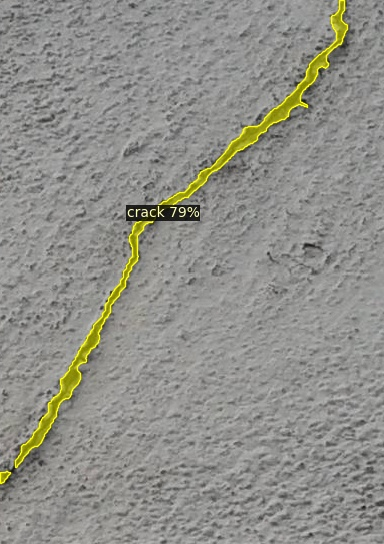
#> input picture my_test_result.jpg, 384 x 544 px; its folder holds only this picture in this run
$ python convert_deepcracks_to_coco.py --images-dir .. --masks-dir .. --output-json out.png
#> lines starting #> are read from the running program, lines starting #| are printed output that depends on the picture; after the words box and inside, x2 and y2 are one past the last pixel; in counts of white or black regions, pixels touching at a corner belong together
"""
Convert DeepCracks dataset format to COCO format for SparseInst training.

DeepCracks format:
    - images/ folder containing images
    - masks/ folder containing binary mask images (same filenames)

COCO format:
    - JSON annotation file with images, annotations, and categories
    - Images folder (can be same as input)
"""
import os
import json
import cv2
import numpy as np
from pathlib import Path
from tqdm import tqdm
import argparse
from pycocotools import mask as mask_util


def binary_mask_to_rle(binary_mask):
    """Convert binary mask to RLE format."""
    rle = mask_util.encode(np.asfortranarray(binary_mask.astype(np.uint8)))
    rle['counts'] = rle['counts'].decode('utf-8')
    return rle


def find_instances_in_mask(mask):
    """
    Find individual crack instances in a binary mask using connected components.
    Each connected component is treated as a separate instance.
    """
    # Convert to binary if needed
    if len(mask.shape) == 3:
        mask = cv2.cvtColor(mask, cv2.COLOR_BGR2GRAY)

    # Threshold to ensure binary
    _, binary = cv2.threshold(mask, 127, 255, cv2.THRESH_BINARY)

    # Find connected components
    num_labels, labels, stats, centroids = cv2.connectedComponentsWithStats(binary, connectivity=8)

    instances = []
    for i in range(1, num_labels):  # Skip background (label 0)
        # Get mask for this instance
        instance_mask = (labels == i).astype(np.uint8) * 255

        # Get bounding box from stats
        x = int(stats[i, cv2.CC_STAT_LEFT])
        y = int(stats[i, cv2.CC_STAT_TOP])
        w = int(stats[i, cv2.CC_STAT_WIDTH])
        h = int(stats[i, cv2.CC_STAT_HEIGHT])
        area = int(stats[i, cv2.CC_STAT_AREA])

        # Skip very small instances (noise)
        if area < 10:  # Minimum area threshold
            continue

        # Convert mask to RLE
        rle = binary_mask_to_rle(instance_mask)

        instances.append({
            'mask': instance_mask,
            'bbox': [x, y, w, h],
            'area': area,
            'rle': rle
        })

    return instances


def convert_deepcracks_to_coco(images_dir, masks_dir, output_json, dataset_name="deepcracks"):
    """
    Convert DeepCracks dataset to COCO format.

    Args:
        images_dir: Path to directory containing images
        masks_dir: Path to directory containing mask images
        output_json: Path to output COCO JSON file
        dataset_name: Name of the dataset
    """
    # COCO format structure
    coco_data = {
        "info": {
            "description": f"{dataset_name} dataset for crack detection",
            "version": "1.0",
            "year": 2024
        },
        "licenses": [],
        "categories": [
            {
                "id": 1,
                "name": "crack",
                "supercategory": "defect"
            }
        ],
        "images": [],
        "annotations": []
    }

    # Get all image files
    image_extensions = {'.jpg', '.jpeg', '.png', '.bmp', '.tif', '.tiff'}
    image_files = []
    for ext in image_extensions:
        image_files.extend(Path(images_dir).glob(f'*{ext}'))
        image_files.extend(Path(images_dir).glob(f'*{ext.upper()}'))

    image_files = sorted(image_files)
    print(f"Found {len(image_files)} images")

    image_id = 1
    annotation_id = 1

    for img_path in tqdm(image_files, desc="Converting images"):
        # Find corresponding mask
        mask_path = Path(masks_dir) / img_path.name

        # Try different extensions if exact match not found
        if not mask_path.exists():
            found = False
            for ext in image_extensions:
                alt_mask_path = Path(masks_dir) / (img_path.stem + ext)
                if alt_mask_path.exists():
                    mask_path = alt_mask_path
                    found = True
                    break
            if not found:
                print(f"Warning: No mask found for {img_path.name}, skipping...")
                continue

        # Read image to get dimensions
        img = cv2.imread(str(img_path))
        if img is None:
            print(f"Warning: Could not read image {img_path}, skipping...")
            continue

        height, width = img.shape[:2]

        # Read mask
        mask = cv2.imread(str(mask_path), cv2.IMREAD_GRAYSCALE)
        if mask is None:
            print(f"Warning: Could not read mask {mask_path}, skipping...")
            continue

        # Resize mask if dimensions don't match
        if mask.shape[:2] != (height, width):
            mask = cv2.resize(mask, (width, height), interpolation=cv2.INTER_NEAREST)

        # Add image info
        image_info = {
            "id": image_id,
            "file_name": img_path.name,
            "width": width,
            "height": height
        }
        coco_data["images"].append(image_info)

        # Find instances in mask
        instances = find_instances_in_mask(mask)

        # Add annotations for each instance
        for instance in instances:
            annotation = {
                "id": annotation_id,
                "image_id": image_id,
                "category_id": 1,  # crack category
                "segmentation": instance['rle'],
                "area": instance['area'],
                "bbox": instance['bbox'],  # [x, y, width, height]
                "iscrowd": 0
            }
            coco_data["annotations"].append(annotation)
            annotation_id += 1

        image_id += 1

    # Save COCO JSON
    with open(output_json, 'w') as f:
        json.dump(coco_data, f, indent=2)

    print(f"\nConversion complete!")
    print(f"Total images: {len(coco_data['images'])}")
    print(f"Total annotations: {len(coco_data['annotations'])}")
    print(f"Output saved to: {output_json}")

    return coco_data


def main():
    parser = argparse.ArgumentParser(description="Convert DeepCracks dataset to COCO format")
    parser.add_argument(
        "--images-dir",
        type=str,
        required=True,
        help="Path to directory containing images"
    )
    parser.add_argument(
        "--masks-dir",
        type=str,
        required=True,
        help="Path to directory containing mask images"
    )
    parser.add_argument(
        "--output-json",
        type=str,
        required=True,
        help="Path to output COCO JSON file"
    )
    parser.add_argument(
        "--dataset-name",
        type=str,
        default="deepcracks",
        help="Name of the dataset (default: deepcracks)"
    )

    args = parser.parse_args()

    # Validate paths
    if not os.path.isdir(args.images_dir):
        raise ValueError(f"Images directory does not exist: {args.images_dir}")
    if not os.path.isdir(args.masks_dir):
        raise ValueError(f"Masks directory does not exist: {args.masks_dir}")

    # Create output directory if needed
    os.makedirs(os.path.dirname(args.output_json) or '.', exist_ok=True)

    # Convert
    convert_deepcracks_to_coco(
        args.images_dir,
        args.masks_dir,
        args.output_json,
        args.dataset_name
    )
#> in convert_deepcracks_to_coco, img is the input picture: shape (544, 384, 3); mean B, G, R 137.5, 144, 144.2
#> in convert_deepcracks_to_coco, `mask = cv2.imread(str(mask_path), cv2.IMREAD_GRAYSCALE)`:
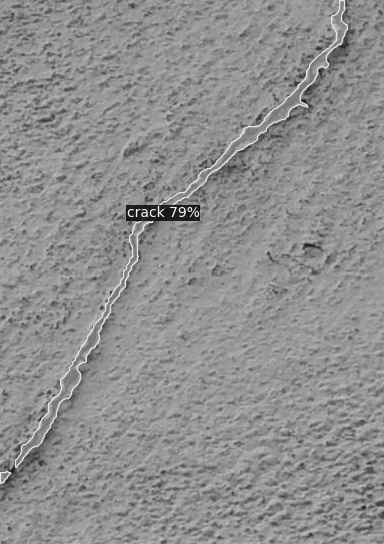
#> mask: shape (544, 384); min 13, max 250, mean 143.5
#> in find_instances_in_mask, `_, binary = cv2.threshold(mask, 127, 255, cv2.THRESH_BINARY)`:
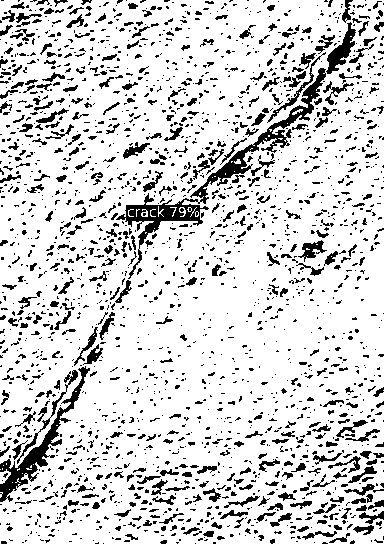
#> binary: shape (544, 384); 83.6% white; 2152 black regions (1745 under 20 px), largest, box (x1, y1, x2, y2) and area: (116, 68, 326, 279) 3419, (0, 366, 90, 502) 1738, (326, 22, 356, 74) 580
#> in find_instances_in_mask, `num_labels, labels, stats, centroids = cv2.connectedComponentsWithStat..`:
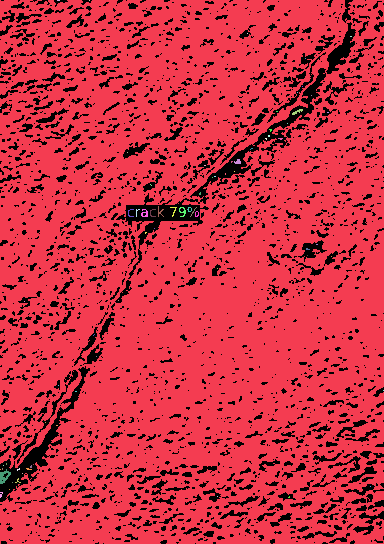
#> labels: shape (544, 384) int32; 75 distinct labels, from 0 to 74; one colour per label, 0 black
#> in find_instances_in_mask, `num_labels, labels, stats, centroids = cv2.connectedComponentsWithStat..`: num_labels = 75; stats = 75 rows, first 6: [0, 0, 384, 544, 34290], [0, 0, 384, 544, 174131], [57, 0, 3, 1, 3], [89, 0, 1, 1, 1], [247, 33, 1, 1, 1], [350, 36, 2, 1, 2]; centroids = 75 pairs, first value 0 to 383, second value 0 to 496.7
#> the loop in find_instances_in_mask, `for i in range(1, num_labels):` made 74 passes
#> (x, y, w, h, area) on passes 1, 11, 32, 34, 39: (0, 0, 384, 544, 174131), (292, 109, 11, 6, 29), (158, 206, 6, 11, 24), (179, 207, 7, 10, 33), (141, 209, 7, 8, 33)
#> (x, y, w, h, area, rle) on pass 23: (234, 159, 7, 5, 25, {'size': [544, 384], 'counts': 'Q_l32o`00N1N200002Noi[2'})
#> pass 1, in find_instances_in_mask, `instance_mask = (labels == i).astype(np.uint8) * 255`:
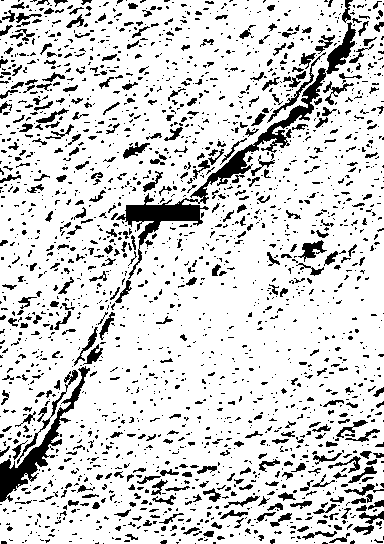
#> instance_mask: shape (544, 384); 83.4% white; 2148 black regions (1741 under 20 px), largest, box (x1, y1, x2, y2) and area: (116, 68, 326, 279) 3728, (0, 366, 90, 502) 1892, (326, 22, 356, 74) 582
#> pass 2, in find_instances_in_mask, `instance_mask = (labels == i).astype(np.uint8) * 255`:
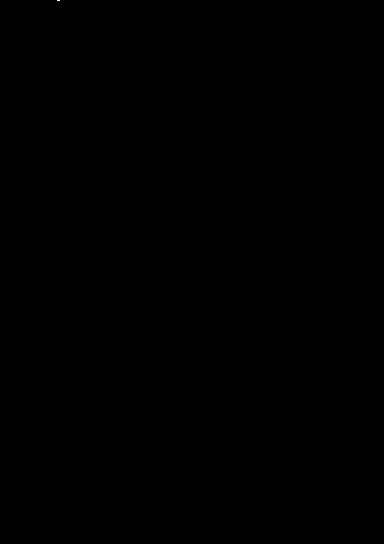
#> instance_mask: shape (544, 384); 0% white in thin lines or dots, all inside (x1, y1, x2, y2) = (57, 0, 60, 1)
#> after the loop in find_instances_in_mask, `for i in range(1, num_labels):`: instance_mask: shape (544, 384); 0% white in thin lines or dots, all inside (x1, y1, x2, y2) = (288, 496, 290, 498)
#> after the loop in find_instances_in_mask, `for i in range(1, num_labels):`: instances = 16 items
#> the loop in convert_deepcracks_to_coco, `for instance in instances:` made 16 passes
#> after the loop in convert_deepcracks_to_coco, `for instance in instances:`: annotation_id = 17


if __name__ == "__main__":
    main()
